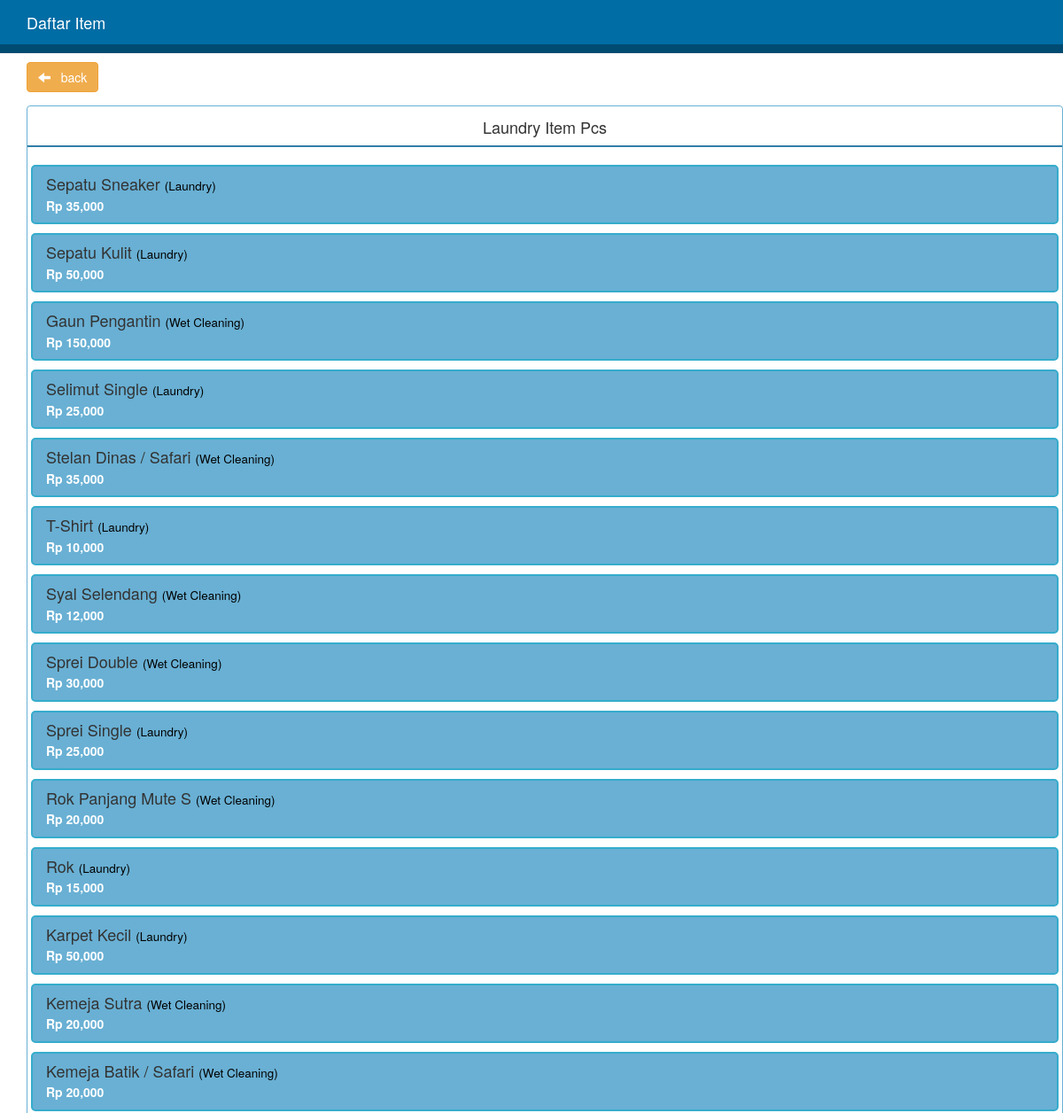
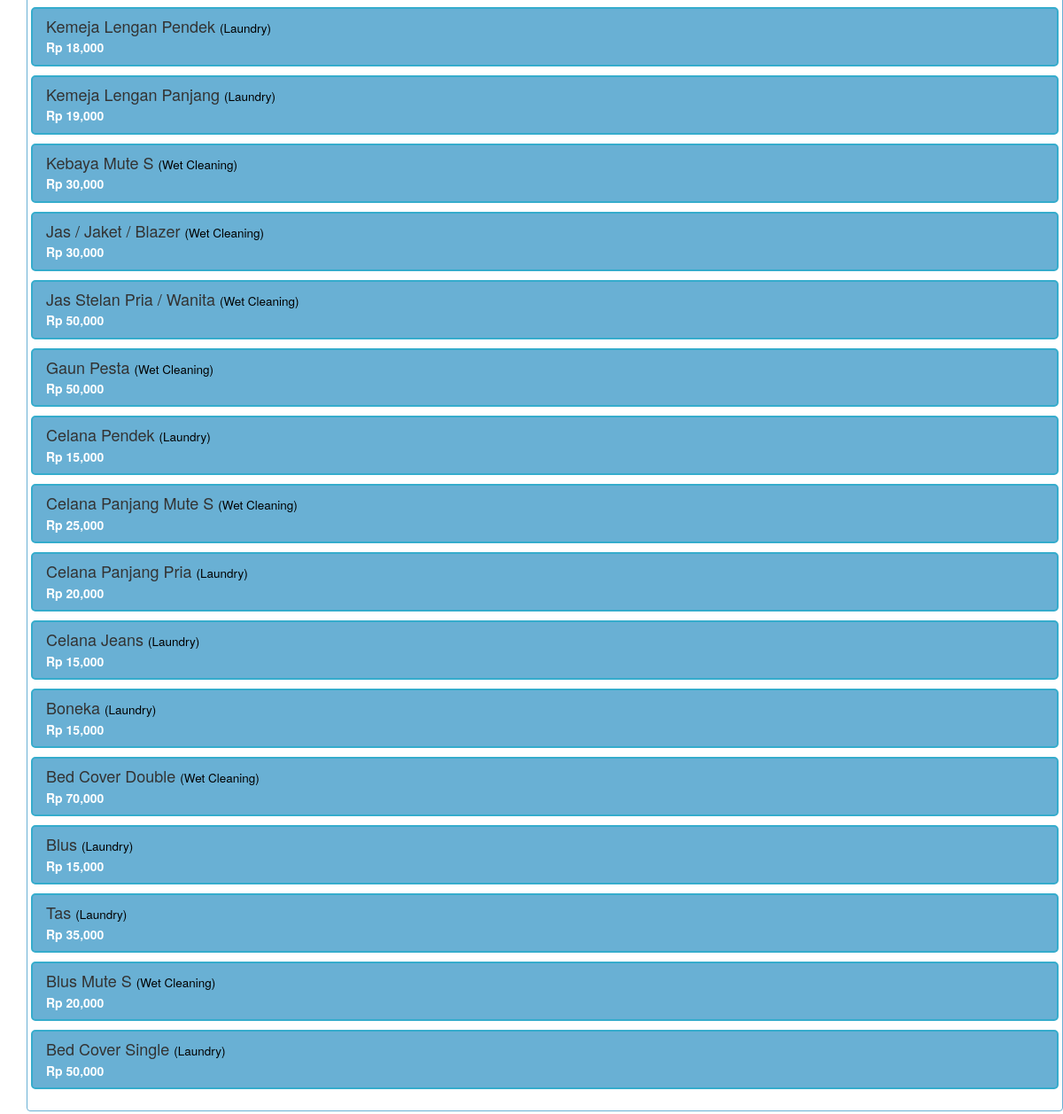
The app's page /client/item (signed in) with its own data (2 pictures, top to bottom).
### tables this page shows
CREATE TABLE `item` (
  `id_item` int(5) NOT NULL,
  `item_name` varchar(100) NOT NULL,
  `type` varchar(50) NOT NULL,
  `harga` int(10) NOT NULL
);

### client/index.php (called while the page is built, shortened)
<?php
	$link = link;
if (!isset($_GET['page']))
	$page = "";
else
	$page = $_GET['page'];
if (!isset($_GET['sub']))
	$sub = "index";
else
	$sub = $_GET['sub'];
	include "app/proses_$page.php";
?>

### client/view/item.php (the view)
<div class="container" >
		<div class="form-group">
		<a href="<?=$link?>/home" class="btn btn-warning"><span class="glyphicon glyphicon-arrow-left" ></span>  &nbsp; back</a>
		</div>
<div class="container  kotak0"  style="">
	<div class="row">
      <div class="col-xs-12 kotak" >
        <div class="thumbnail" >
		  <center class="kotak2" style="">
          <h4>Laundry Item Pcs</h4>
		  <div class="garis"></div>
		  </center>
		  <br>
		 <div class="list-group ">
		 <?php
					while($row = mysqli_fetch_array($sql)){
					$ada = "ada";
					?>
    <a href="<?=$link?>/order/ambil_item/<?=$row['id_item']?>" class="list-group-item" style="margin-bottom:10px">
      <h4 class="list-group-item-heading"><?=$row['item_name']?> <small style="color:#000">(<?=$row['type']?>)</small></h4>
      <p class="list-group-item-text"><?="Rp ".number_format($row['harga'])?></p>
    </a>
    <?php
					} if ($ada != "ada") {
					?>
							<h5>TIDAK ADA DATA</h5>
					<?php } ?>
  </div>
        </div>
      </div>
	</div>
</div>
</div>

### client/app/proses_item.php (shortened to what this page needs)
<?php
if ($sub == "index")  {
	$title = "Daftar Item";
	$sql = mysqli_query($conn, "SELECT * FROM item  ORDER BY id_item DESC");
	include temp."header.php";
	include "view/$page.php";
	include temp."footer.php";
}
?>

### client/template/header.php (shortened to what this page needs)
<!DOCTYPE html>
<html >
    <head>
    <link href="<?=$link?>/css/bootstrap.css" rel="stylesheet">
    <link href="<?=$link?>/css/custom.css" rel="stylesheet">
	<link href="<?=$link?>/datepicker/css/datepicker.css" rel="stylesheet">
    </head>
    <body >
       <nav class="navbar navbar-inverse navbar-fixed-top" role="navigation">
  <div class="container">
    <div class="navbar-header">
      <a class="navbar-brand" href=""><?=$title;?></a>
    </div>
  </div>
</nav>
<div class="badan"   >

### client/template/footer.php (shortened to what this page needs)
</div>
    </body>
</html>

### client/css/custom.css (style rules this page uses)
.kotak { padding-left:5px;padding-right:5px; }
.kotak2 { margin-left:-4px;margin-right:-4px;margin-top:10px; }
.garis { border-top:2px solid #307fa7; }
.kotak0 { padding-left:10px;padding-right:10px; }
body { padding-top: 70px; }
.kotak a { font-weight:bold; }

### records on screen
item: item_name "Sepatu Sneaker", type "Laundry", harga "35,000"
item: item_name "Sepatu Kulit", type "Laundry", harga "50,000"
item: item_name "Gaun Pengantin", type "Wet Cleaning", harga "150,000"
item: item_name "Selimut Single", type "Laundry", harga "25,000"
item: item_name "Stelan Dinas / Safari", type "Wet Cleaning", harga "35,000"
item: item_name "T-Shirt", type "Laundry", harga "10,000"
item: item_name "Syal Selendang", type "Wet Cleaning", harga "12,000"
item: item_name "Sprei Double", type "Wet Cleaning", harga "30,000"
item: item_name "Sprei Single", type "Laundry", harga "25,000"
item: item_name "Rok Panjang Mute S", type "Wet Cleaning", harga "20,000"
item: item_name "Rok", type "Laundry", harga "15,000"
item: item_name "Karpet Kecil", type "Laundry", harga "50,000"
item: item_name "Kemeja Sutra", type "Wet Cleaning", harga "20,000"
item: item_name "Kemeja Batik / Safari", type "Wet Cleaning", harga "20,000"
item: item_name "Kemeja Lengan Pendek", type "Laundry", harga "18,000"
item: item_name "Kemeja Lengan Panjang", type "Laundry", harga "19,000"
item: item_name "Kebaya Mute S", type "Wet Cleaning", harga "30,000"
item: item_name "Jas / Jaket / Blazer", type "Wet Cleaning", harga "30,000"
item: item_name "Jas Stelan Pria / Wanita", type "Wet Cleaning", harga "50,000"
item: item_name "Gaun Pesta", type "Wet Cleaning", harga "50,000"
item: item_name "Celana Pendek", type "Laundry", harga "15,000"
item: item_name "Celana Panjang Mute S", type "Wet Cleaning", harga "25,000"
item: item_name "Celana Panjang Pria", type "Laundry", harga "20,000"
item: item_name "Celana Jeans", type "Laundry", harga "15,000"
item: item_name "Boneka", type "Laundry", harga "15,000"
item: item_name "Bed Cover Double", type "Wet Cleaning", harga "70,000"
item: item_name "Blus", type "Laundry", harga "15,000"
item: item_name "Tas", type "Laundry", harga "35,000"
item: item_name "Blus Mute S", type "Wet Cleaning", harga "20,000"
item: item_name "Bed Cover Single", type "Laundry", harga "50,000"

### other values on screen
$title "Daftar Item"
